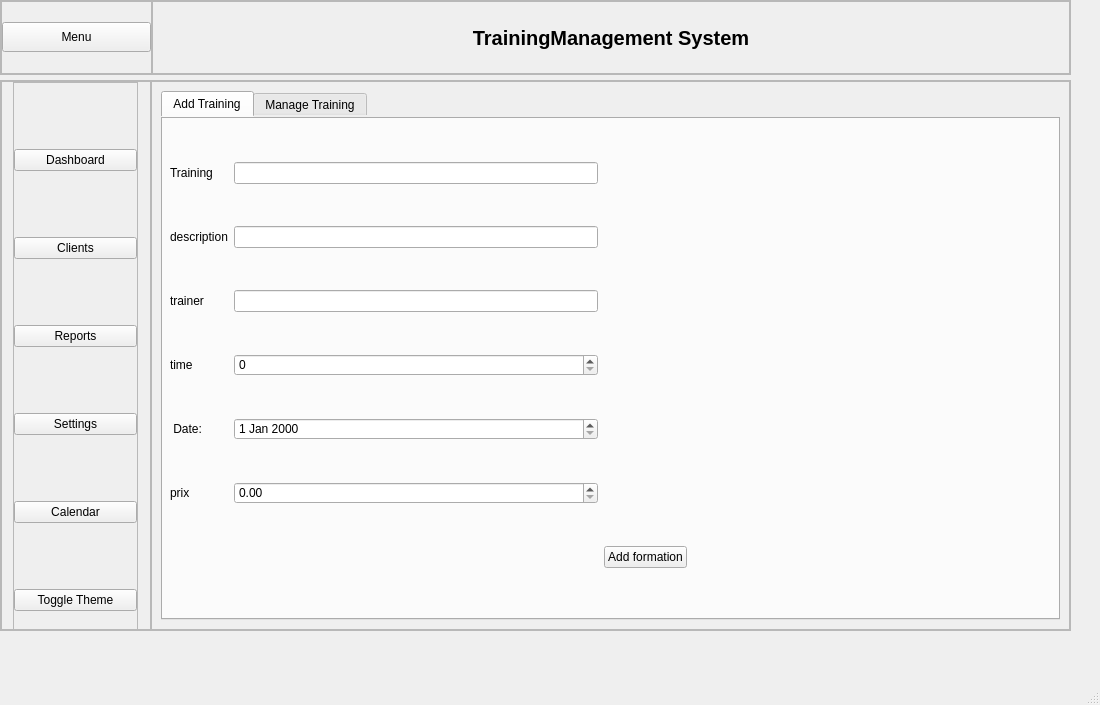
<?xml version="1.0" encoding="UTF-8"?>
<ui version="4.0">
 <class>MainWindow</class>
 <widget class="QMainWindow" name="MainWindow">
  <property name="geometry">
   <rect>
    <x>0</x>
    <y>0</y>
    <width>1100</width>
    <height>705</height>
   </rect>
  </property>
  <property name="windowTitle">
   <string>MainWindow</string>
  </property>
  <property name="styleSheet">
   <string notr="true"/>
  </property>
  <widget class="QWidget" name="centralwidget">
   <widget class="QFrame" name="header">
    <property name="geometry">
     <rect>
      <x>0</x>
      <y>0</y>
      <width>1071</width>
      <height>75</height>
     </rect>
    </property>
    <property name="sizePolicy">
     <sizepolicy hsizetype="Preferred" vsizetype="Preferred">
      <horstretch>0</horstretch>
      <verstretch>0</verstretch>
     </sizepolicy>
    </property>
    <property name="minimumSize">
     <size>
      <width>0</width>
      <height>75</height>
     </size>
    </property>
    <property name="maximumSize">
     <size>
      <width>16777215</width>
      <height>75</height>
     </size>
    </property>
    <property name="frameShape">
     <enum>QFrame::Shape::StyledPanel</enum>
    </property>
    <property name="frameShadow">
     <enum>QFrame::Shadow::Raised</enum>
    </property>
    <layout class="QHBoxLayout" name="horizontalLayout_2">
     <property name="spacing">
      <number>0</number>
     </property>
     <property name="leftMargin">
      <number>0</number>
     </property>
     <property name="topMargin">
      <number>0</number>
     </property>
     <property name="rightMargin">
      <number>0</number>
     </property>
     <property name="bottomMargin">
      <number>0</number>
     </property>
     <item>
      <widget class="QFrame" name="frame_3">
       <property name="minimumSize">
        <size>
         <width>50</width>
         <height>0</height>
        </size>
       </property>
       <property name="maximumSize">
        <size>
         <width>151</width>
         <height>16777215</height>
        </size>
       </property>
       <property name="styleSheet">
        <string notr="true">color: rgb(0, 0, 0);</string>
       </property>
       <property name="frameShape">
        <enum>QFrame::Shape::StyledPanel</enum>
       </property>
       <property name="frameShadow">
        <enum>QFrame::Shadow::Raised</enum>
       </property>
       <layout class="QHBoxLayout" name="horizontalLayout_3">
        <property name="spacing">
         <number>0</number>
        </property>
        <property name="leftMargin">
         <number>0</number>
        </property>
        <property name="topMargin">
         <number>0</number>
        </property>
        <property name="rightMargin">
         <number>0</number>
        </property>
        <property name="bottomMargin">
         <number>0</number>
        </property>
        <item>
         <widget class="QPushButton" name="menuButton">
          <property name="sizePolicy">
           <sizepolicy hsizetype="Preferred" vsizetype="Fixed">
            <horstretch>0</horstretch>
            <verstretch>0</verstretch>
           </sizepolicy>
          </property>
          <property name="minimumSize">
           <size>
            <width>0</width>
            <height>30</height>
           </size>
          </property>
          <property name="maximumSize">
           <size>
            <width>16777215</width>
            <height>30</height>
           </size>
          </property>
          <property name="text">
           <string>Menu</string>
          </property>
          <property name="iconSize">
           <size>
            <width>24</width>
            <height>24</height>
           </size>
          </property>
         </widget>
        </item>
       </layout>
      </widget>
     </item>
     <item>
      <widget class="QFrame" name="frame_5">
       <property name="styleSheet">
        <string notr="true">color: rgb(0, 0, 0);</string>
       </property>
       <property name="frameShape">
        <enum>QFrame::Shape::StyledPanel</enum>
       </property>
       <property name="frameShadow">
        <enum>QFrame::Shadow::Raised</enum>
       </property>
       <layout class="QVBoxLayout" name="verticalLayout_4">
        <item>
         <widget class="QLabel" name="label">
          <property name="font">
           <font>
            <pointsize>15</pointsize>
            <bold>true</bold>
           </font>
          </property>
          <property name="text">
           <string>TrainingManagement System</string>
          </property>
          <property name="alignment">
           <set>Qt::AlignmentFlag::AlignCenter</set>
          </property>
         </widget>
        </item>
       </layout>
      </widget>
     </item>
    </layout>
   </widget>
   <widget class="QFrame" name="frame_2">
    <property name="geometry">
     <rect>
      <x>0</x>
      <y>80</y>
      <width>1071</width>
      <height>551</height>
     </rect>
    </property>
    <property name="frameShape">
     <enum>QFrame::Shape::StyledPanel</enum>
    </property>
    <property name="frameShadow">
     <enum>QFrame::Shadow::Raised</enum>
    </property>
    <layout class="QHBoxLayout" name="horizontalLayout">
     <property name="spacing">
      <number>0</number>
     </property>
     <property name="leftMargin">
      <number>0</number>
     </property>
     <property name="topMargin">
      <number>0</number>
     </property>
     <property name="rightMargin">
      <number>0</number>
     </property>
     <property name="bottomMargin">
      <number>0</number>
     </property>
     <item>
      <widget class="QFrame" name="sideMenu">
       <property name="minimumSize">
        <size>
         <width>150</width>
         <height>0</height>
        </size>
       </property>
       <property name="maximumSize">
        <size>
         <width>150</width>
         <height>16777215</height>
        </size>
       </property>
       <property name="styleSheet">
        <string notr="true">color: rgb(0, 0, 0);
border-color: rgb(0, 0, 0);</string>
       </property>
       <property name="frameShape">
        <enum>QFrame::Shape::StyledPanel</enum>
       </property>
       <property name="frameShadow">
        <enum>QFrame::Shadow::Raised</enum>
       </property>
       <layout class="QVBoxLayout" name="verticalLayout_2">
        <property name="spacing">
         <number>0</number>
        </property>
        <property name="leftMargin">
         <number>0</number>
        </property>
        <property name="topMargin">
         <number>0</number>
        </property>
        <property name="rightMargin">
         <number>0</number>
        </property>
        <property name="bottomMargin">
         <number>0</number>
        </property>
        <item alignment="Qt::AlignmentFlag::AlignHCenter|Qt::AlignmentFlag::AlignVCenter">
         <widget class="QFrame" name="frame_6">
          <property name="minimumSize">
           <size>
            <width>125</width>
            <height>600</height>
           </size>
          </property>
          <property name="maximumSize">
           <size>
            <width>150</width>
            <height>16777215</height>
           </size>
          </property>
          <property name="styleSheet">
           <string notr="true">color: rgb(0, 0, 0);
border-color: rgb(0, 0, 0);</string>
          </property>
          <property name="frameShape">
           <enum>QFrame::Shape::StyledPanel</enum>
          </property>
          <property name="frameShadow">
           <enum>QFrame::Shadow::Raised</enum>
          </property>
          <layout class="QVBoxLayout" name="verticalLayout_3">
           <property name="spacing">
            <number>0</number>
           </property>
           <property name="leftMargin">
            <number>0</number>
           </property>
           <property name="topMargin">
            <number>0</number>
           </property>
           <property name="rightMargin">
            <number>0</number>
           </property>
           <property name="bottomMargin">
            <number>0</number>
           </property>
           <item>
            <widget class="QPushButton" name="pushButton">
             <property name="styleSheet">
              <string notr="true">#label {
    color: white;
    padding: 5px;
    font-size: 15pt;
    font-weight: bold;
    text-shadow: 1px 1px 2px rgba(0, 0, 0, 0.3);
}</string>
             </property>
             <property name="text">
              <string>Dashboard</string>
             </property>
            </widget>
           </item>
           <item>
            <widget class="QPushButton" name="pushButton_2">
             <property name="text">
              <string>Clients</string>
             </property>
            </widget>
           </item>
           <item>
            <widget class="QPushButton" name="pushButton_3">
             <property name="text">
              <string>Reports</string>
             </property>
            </widget>
           </item>
           <item>
            <widget class="QPushButton" name="pushButton_4">
             <property name="text">
              <string>Settings</string>
             </property>
            </widget>
           </item>
           <item>
            <widget class="QPushButton" name="pushButton_5">
             <property name="text">
              <string>Calendar</string>
             </property>
            </widget>
           </item>
           <item>
            <widget class="QPushButton" name="themeButton">
             <property name="text">
              <string>Toggle Theme</string>
             </property>
            </widget>
           </item>
          </layout>
         </widget>
        </item>
       </layout>
      </widget>
     </item>
     <item>
      <widget class="QFrame" name="frame_4">
       <property name="sizePolicy">
        <sizepolicy hsizetype="Expanding" vsizetype="Preferred">
         <horstretch>0</horstretch>
         <verstretch>0</verstretch>
        </sizepolicy>
       </property>
       <property name="styleSheet">
        <string notr="true">color: rgb(0, 0, 0);
border-color: rgb(0, 0, 0);
</string>
       </property>
       <property name="frameShape">
        <enum>QFrame::Shape::StyledPanel</enum>
       </property>
       <property name="frameShadow">
        <enum>QFrame::Shadow::Raised</enum>
       </property>
       <layout class="QVBoxLayout" name="verticalLayout_5">
        <item>
         <widget class="QTabWidget" name="tabWidget">
          <property name="styleSheet">
           <string notr="true">color: rgb(0, 0, 0);
border-color: rgb(0, 0, 0);</string>
          </property>
          <property name="currentIndex">
           <number>0</number>
          </property>
          <widget class="QWidget" name="ClientForm">
           <property name="contextMenuPolicy">
            <enum>Qt::ContextMenuPolicy::PreventContextMenu</enum>
           </property>
           <attribute name="title">
            <string>Add Training</string>
           </attribute>
           <layout class="QGridLayout" name="gridLayout_2">
            <item row="0" column="4" rowspan="7">
             <spacer name="horizontalSpacer">
              <property name="orientation">
               <enum>Qt::Orientation::Horizontal</enum>
              </property>
              <property name="sizeHint" stdset="0">
               <size>
                <width>40</width>
                <height>20</height>
               </size>
              </property>
             </spacer>
            </item>
            <item row="3" column="0">
             <widget class="QLabel" name="label_email">
              <property name="text">
               <string>time</string>
              </property>
             </widget>
            </item>
            <item row="2" column="0">
             <widget class="QLabel" name="label_contact">
              <property name="text">
               <string>trainer</string>
              </property>
             </widget>
            </item>
            <item row="4" column="0">
             <widget class="QLabel" name="label_date">
              <property name="text">
               <string> Date:</string>
              </property>
             </widget>
            </item>
            <item row="0" column="0">
             <widget class="QLabel" name="label_name">
              <property name="text">
               <string>Training</string>
              </property>
             </widget>
            </item>
            <item row="1" column="0">
             <widget class="QLabel" name="label_sector">
              <property name="text">
               <string>description</string>
              </property>
             </widget>
            </item>
            <item row="5" column="0">
             <widget class="QLabel" name="label_consultant">
              <property name="text">
               <string>prix</string>
              </property>
             </widget>
            </item>
            <item row="4" column="1">
             <widget class="QDateEdit" name="date"/>
            </item>
            <item row="3" column="1">
             <widget class="QSpinBox" name="timeb"/>
            </item>
            <item row="2" column="1">
             <widget class="QLineEdit" name="tr"/>
            </item>
            <item row="1" column="1">
             <widget class="QLineEdit" name="des"/>
            </item>
            <item row="0" column="1">
             <widget class="QLineEdit" name="format"/>
            </item>
            <item row="5" column="1">
             <widget class="QDoubleSpinBox" name="prixb"/>
            </item>
            <item row="6" column="2">
             <widget class="QPushButton" name="add">
              <property name="text">
               <string>Add formation</string>
              </property>
             </widget>
            </item>
           </layout>
          </widget>
          <widget class="QWidget" name="listClient">
           <attribute name="title">
            <string>Manage Training</string>
           </attribute>
           <layout class="QVBoxLayout" name="verticalLayout_6">
            <item>
             <widget class="QGroupBox" name="searchGroupBox">
              <property name="title">
               <string>Search</string>
              </property>
              <layout class="QHBoxLayout" name="searchLayout">
               <item>
                <widget class="QComboBox" name="searchCriteriaComboBox">
                 <item>
                  <property name="text">
                   <string>formation</string>
                  </property>
                 </item>
                 <item>
                  <property name="text">
                   <string>trainer</string>
                  </property>
                 </item>
                 <item>
                  <property name="text">
                   <string>prix</string>
                  </property>
                 </item>
                 <item>
                  <property name="text">
                   <string>date</string>
                  </property>
                 </item>
                 <item>
                  <property name="text">
                   <string/>
                  </property>
                 </item>
                </widget>
               </item>
               <item>
                <widget class="QLineEdit" name="searchInput">
                 <property name="placeholderText">
                  <string>Type to search...</string>
                 </property>
                </widget>
               </item>
               <item>
                <widget class="QPushButton" name="resetSearchButton">
                 <property name="text">
                  <string>Reset Search</string>
                 </property>
                </widget>
               </item>
              </layout>
             </widget>
            </item>
            <item>
             <widget class="QTableView" name="tabtr">
              <property name="selectionMode">
               <enum>QAbstractItemView::SelectionMode::SingleSelection</enum>
              </property>
              <property name="selectionBehavior">
               <enum>QAbstractItemView::SelectionBehavior::SelectRows</enum>
              </property>
             </widget>
            </item>
            <item>
             <layout class="QHBoxLayout" name="horizontalLayout_4">
              <item>
               <widget class="QPushButton" name="deletef">
                <property name="text">
                 <string>Delete</string>
                </property>
               </widget>
              </item>
              <item>
               <widget class="QPushButton" name="updateButton">
                <property name="text">
                 <string>Update</string>
                </property>
               </widget>
              </item>
              <item>
               <widget class="QPushButton" name="exportPdfButton">
                <property name="text">
                 <string>PDF</string>
                </property>
               </widget>
              </item>
             </layout>
            </item>
           </layout>
          </widget>
         </widget>
        </item>
       </layout>
      </widget>
     </item>
    </layout>
   </widget>
  </widget>
  <widget class="QMenuBar" name="menubar">
   <property name="geometry">
    <rect>
     <x>0</x>
     <y>0</y>
     <width>1100</width>
     <height>21</height>
    </rect>
   </property>
  </widget>
  <widget class="QStatusBar" name="statusbar"/>
 </widget>
 <resources/>
 <connections/>
</ui>
